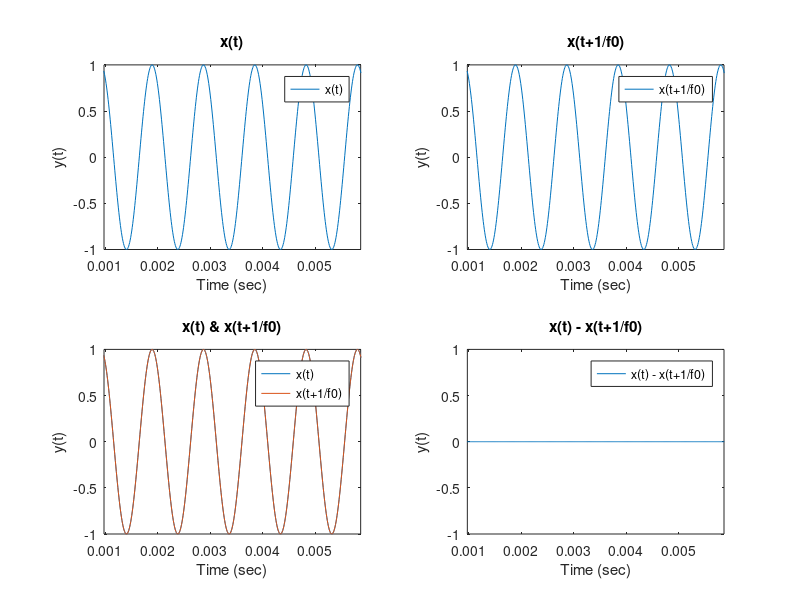
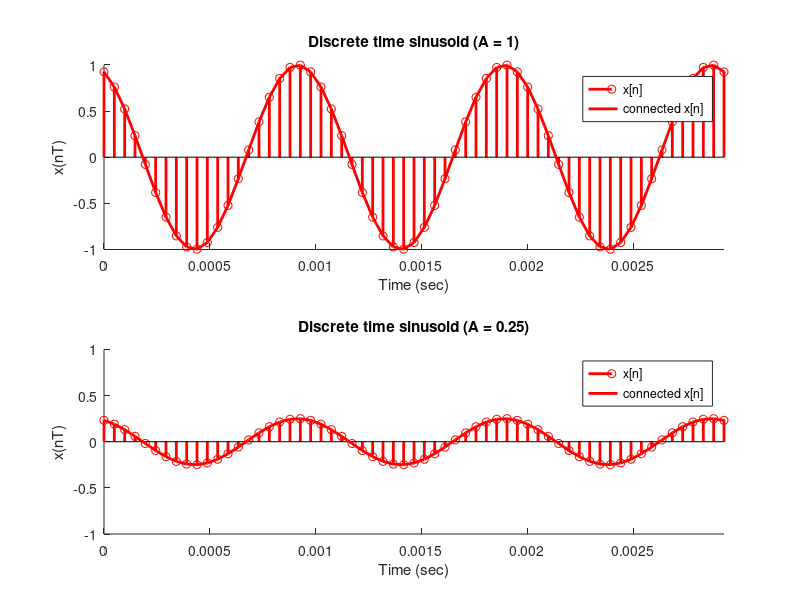
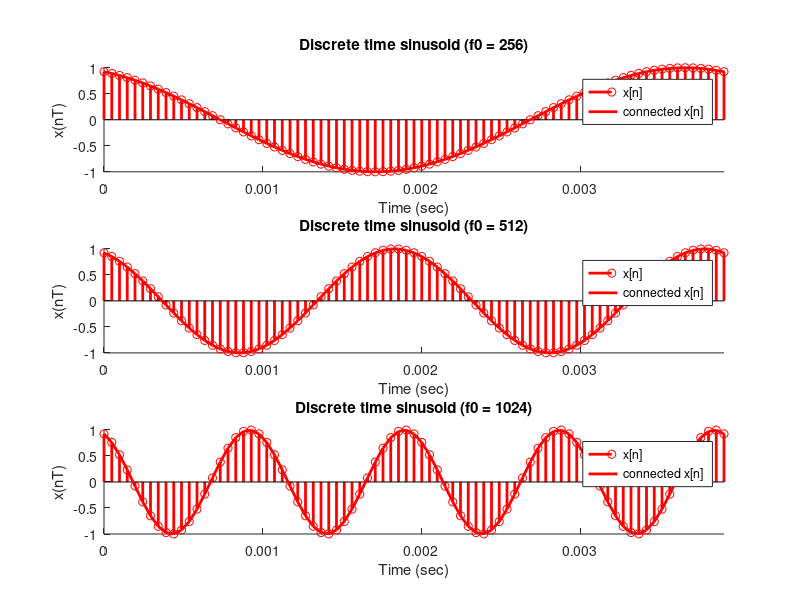
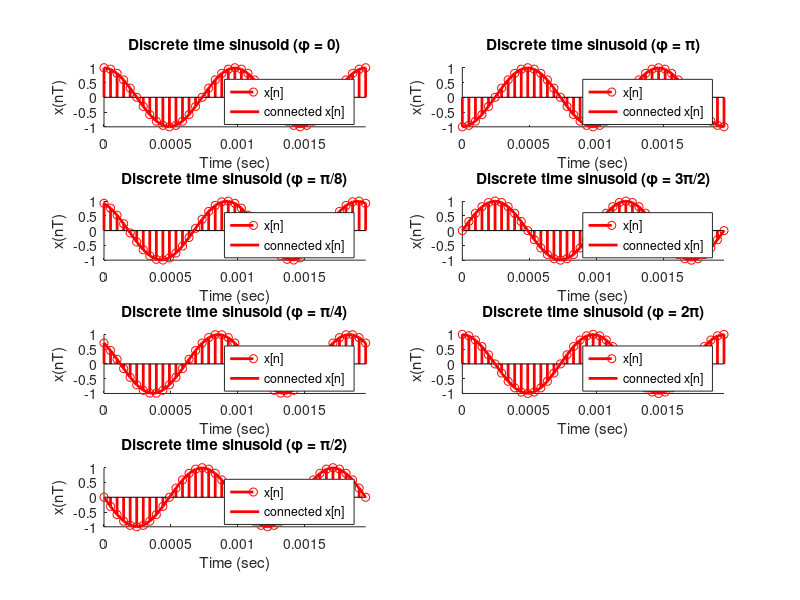

The MATLAB script that drew these images, in order:
%% EECS2020 陳凱揚 108032053 Computer HW1 03/12/2021

%% ---------- Codes for Problems 1 ----------
clear all;
f0 = 1024; % frequency in Hz
total_time = 5; % in sec.
fsRatio = 20;
fs = f0*fsRatio; % sampling sampling rate in Hz
T = 1/fs;  % sampling interval in time
A = 1; % magnitude
phi = pi/8; % phase
t = (0:T:total_time);  % time axis

%% ---------- 1(a) ----------
close all;
t = (0:1/(f0*100):total_time);
x_CT = A*cos(2*pi*f0*t+phi);
x_CT_shift = A*cos(2*pi*f0*(t+1/f0)+phi);
difference = x_CT_shift-x_CT;
set(figure, "position", [300, 50, 500, 500]);

% Draw x(t)
subplot(2, 2, 1);
plot(t, x_CT);
xlabel("Time (sec)");
ylabel("y(t)");
title("x(t)");
axis([1/f0 1/f0+1/f0*5 -A A]);
legend("x(t)");

% Draw x(t+1/f0)
subplot(2, 2, 2);
plot(t, x_CT_shift);
xlabel("Time (sec)");
ylabel("y(t)");
title("x(t+1/f0)");
axis([1/f0 1/f0+1/f0*5 -A A]);
legend("x(t+1/f0)");

% Draw x(t) and x(t+1/f0) in the same figure
subplot(2, 2, 3);
plot(t, x_CT, t, x_CT_shift);
xlabel("Time (sec)");
ylabel("y(t)");
title("x(t) & x(t+1/f0)");
axis([1/f0 1/f0+1/f0*5 -A A]);
legend("x(t)", "x(t+1/f0)");

% Draw x(t) - x(t+1/f0)
subplot(2, 2, 4);
plot(t, difference);
xlabel("Time (sec)");
ylabel("y(t)");
title("x(t) - x(t+1/f0)");
axis([1/f0 1/f0+1/f0*5 -A A]);
legend("x(t) - x(t+1/f0)");

%% ---------- 1(b) ----------
close all;
t = (0:T:total_time);
set(figure, "position", [400, 50, 800, 500]);

% A = 1
A = 1;
x_DT = A*cos(2*pi*f0*t+phi);
subplot(2, 1, 1);
hold on;
stem(t, x_DT, 'r', 'linewidth', 2);
plot(t, x_DT, 'r', 'linewidth', 2);
xlabel("Time (sec)");
ylabel("x(nT)");
title('Discrete time sinusoid (A = 1)');
axis([0, 1/f0*3 -1 1]);
legend("x[n]", "connected x[n]");
sound(x_DT, fs);

% A = 0.25
A = 0.25;
x_DT = A*cos(2*pi*f0*t+phi);
subplot(2, 1, 2);
hold on;
stem(t, x_DT, 'r', 'linewidth', 2);
plot(t, x_DT, 'r', 'linewidth', 2);
xlabel("Time (sec)");
ylabel("x(nT)");
title('Discrete time sinusoid (A = 0.25)');
axis([0, 1/f0*3 -1 1]);
legend("x[n]", "connected x[n]");
sound(x_DT, fs);

%% ---------- 1(c) ----------
close all;
A = 1;
set(figure, "position", [400, 50, 800, 700]);

% f0 = 256
f0 = 256;
x_DT = A*cos(2*pi*f0*t+phi);
subplot(3, 1, 1);
hold on;
stem(t, x_DT, 'r', 'linewidth', 2);
plot(t, x_DT, 'r', 'linewidth', 2);
xlabel("Time (sec)");
ylabel("x(nT)");
title('Discrete time sinusoid (f0 = 256)');
axis([0, 1/f0 -1 1]);
legend("x[n]", "connected x[n]");
sound(x_DT, fs);

% f0 = 512
f0 = 512;
x_DT = A*cos(2*pi*f0*t+phi);
subplot(3, 1, 2);
hold on;
stem(t, x_DT, 'r', 'linewidth', 2);
plot(t, x_DT, 'r', 'linewidth', 2);
xlabel("Time (sec)");
ylabel("x(nT)");
title('Discrete time sinusoid (f0 = 512)');
axis([0, 1/f0*2 -1 1]);
legend("x[n]", "connected x[n]");
sound(x_DT, fs);

% f0 = 1024
f0 = 1024;
x_DT = A*cos(2*pi*f0*t+phi);
subplot(3, 1, 3);
hold on;
stem(t, x_DT, 'r', 'linewidth', 2);
plot(t, x_DT, 'r', 'linewidth', 2);
xlabel("Time (sec)");
ylabel("x(nT)");
title('Discrete time sinusoid (f0 = 1024)');
axis([0, 1/f0*4 -1 1]);
legend("x[n]", "connected x[n]");
sound(x_DT, fs);

%% ---------- 1(d) ----------
close all;
f0 = 1024;
set(figure, "position", [400, 50, 800, 700]);

% phi = 0
phi = 0;
x_DT = A*cos(2*pi*f0*t+phi);
subplot(4, 2, 1);
hold on;
stem(t, x_DT, 'r', 'linewidth', 2);
plot(t, x_DT, 'r', 'linewidth', 2);
xlabel("Time (sec)");
ylabel("x(nT)");
title('Discrete time sinusoid (\phi = 0)');
axis([0, 1/f0*2 -1 1]);
legend("x[n]", "connected x[n]");
sound(x_DT, fs);

% phi = pi/8
phi = pi/8;
x_DT = A*cos(2*pi*f0*t+phi);
subplot(4, 2, 3);
hold on;
stem(t, x_DT, 'r', 'linewidth', 2);
plot(t, x_DT, 'r', 'linewidth', 2);
xlabel("Time (sec)");
ylabel("x(nT)");
title('Discrete time sinusoid (\phi = \pi/8)');
axis([0, 1/f0*2 -1 1]);
legend("x[n]", "connected x[n]");
sound(x_DT, fs);

% phi = pi/4
phi = pi/4;
x_DT = A*cos(2*pi*f0*t+phi);
subplot(4, 2, 5);
hold on;
stem(t, x_DT, 'r', 'linewidth', 2);
plot(t, x_DT, 'r', 'linewidth', 2);
xlabel("Time (sec)");
ylabel("x(nT)");
title('Discrete time sinusoid (\phi = \pi/4)');
axis([0, 1/f0*2 -1 1]);
legend("x[n]", "connected x[n]");
sound(x_DT, fs);

% phi = pi/2
phi = pi/2;
x_DT = A*cos(2*pi*f0*t+phi);
subplot(4, 2, 7);
hold on;
stem(t, x_DT, 'r', 'linewidth', 2);
plot(t, x_DT, 'r', 'linewidth', 2);
xlabel("Time (sec)");
ylabel("x(nT)");
title('Discrete time sinusoid (\phi = \pi/2)');
axis([0, 1/f0*2 -1 1]);
legend("x[n]", "connected x[n]");
sound(x_DT, fs);

% phi = pi
phi = pi;
x_DT = A*cos(2*pi*f0*t+phi);
subplot(4, 2, 2);
hold on;
stem(t, x_DT, 'r', 'linewidth', 2);
plot(t, x_DT, 'r', 'linewidth', 2);
xlabel("Time (sec)");
ylabel("x(nT)");
title('Discrete time sinusoid (\phi = \pi)');
axis([0, 1/f0*2 -1 1]);
legend("x[n]", "connected x[n]");
sound(x_DT, fs);

% phi = 3*pi/2
phi = 3*pi/2;
x_DT = A*cos(2*pi*f0*t+phi);
subplot(4, 2, 4);
hold on;
stem(t, x_DT, 'r', 'linewidth', 2);
plot(t, x_DT, 'r', 'linewidth', 2);
xlabel("Time (sec)");
ylabel("x(nT)");
title('Discrete time sinusoid (\phi = 3\pi/2)');
axis([0, 1/f0*2 -1 1]);
legend("x[n]", "connected x[n]");
sound(x_DT, fs);

% phi = 2*pi
phi = 2*pi;
x_DT = A*cos(2*pi*f0*t+phi);
subplot(4, 2, 6);
hold on;
stem(t, x_DT, 'r', 'linewidth', 2);
plot(t, x_DT, 'r', 'linewidth', 2);
xlabel("Time (sec)");
ylabel("x(nT)");
title('Discrete time sinusoid (\phi = 2\pi)');
axis([0, 1/f0*2 -1 1]);
legend("x[n]", "connected x[n]");
sound(x_DT, fs);

